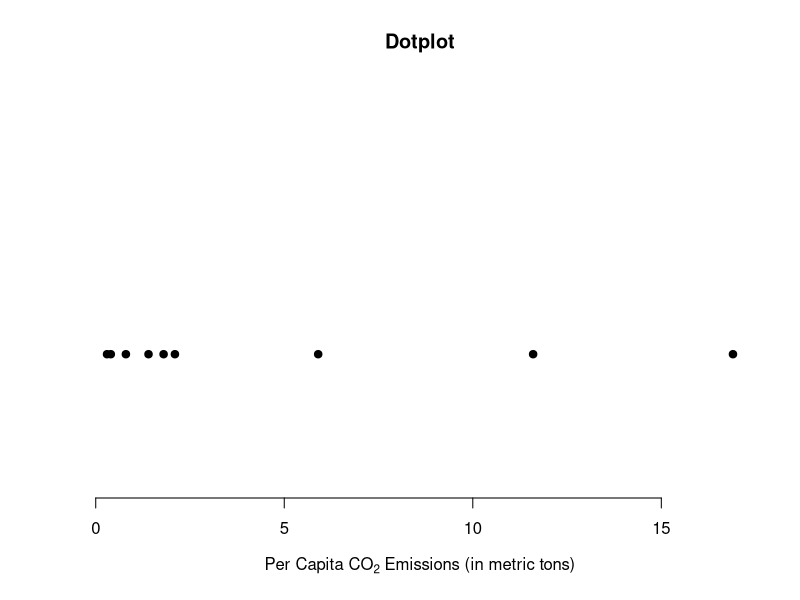
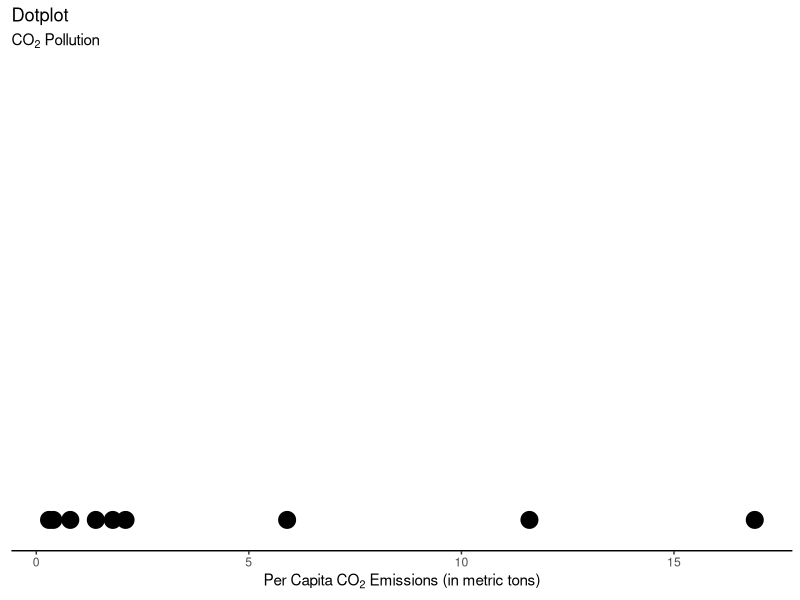

The R script that drew these images, in order:
#############################################################
## R code to reproduce statistical analysis in the textbook:
## Agresti, Franklin, Klingenberg
## Statistics: The Art & Science of Learning from Data
## 5th Edition, Pearson 2021
## Web: ArtofStat.com
## Copyright: Bernhard Klingenberg
############################################################

###################
###  Chapter 2  ###
###  Example 11 ###
###################

#################################
## Mean, Median, and Outliers  ##
#################################

# Read in CO2 pollution values:
CO2 <- c(5.9, 1.8, 0.3, 1.4, 2.1, 0.4, 16.9, 0.8, 11.6)

# To find the Median:
median(CO2)

# Create Dotplot:
stripchart(CO2, method="stack", pch=19, ylim=c(0,3), frame.plot=FALSE, xlab=expression('Per Capita CO'[2]*' Emissions (in metric tons)'), main='Dotplot')

# A slightly better dotplot can be obtained with the ggplot2 library.
# To install it, type install.packages(ggplot2)
library(ggplot2)
ggplot(data.frame(CO2), aes(x=CO2)) + 
  geom_dotplot(binwidth=0.1, dotsize = 4) +
  labs(x=expression('Per Capita CO'[2]*' Emissions (in metric tons)'), 
       title = 'Dotplot', subtitle = expression('CO'[2]*' Pollution')) +
  theme_classic() +
  theme(axis.line.y=element_blank(),
        axis.text.y=element_blank(),
        axis.ticks.y=element_blank(),
        axis.title.y=element_blank()
  )
  